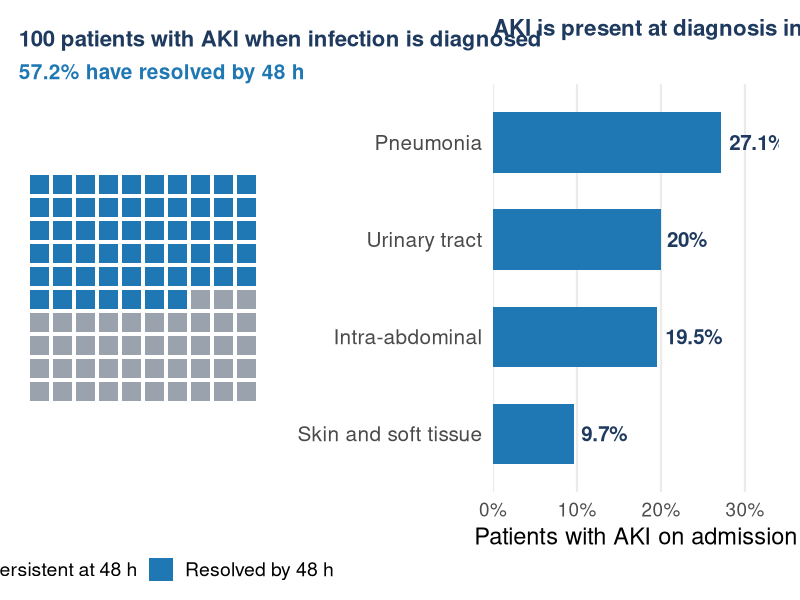

This chart was generated by the following R code:
# =============================================================================
# Slide 1. Admission AKI in infected patients resolves quickly (Crass 2019, CID).
# Published percentages only (abstract): AKI on admission in 27.1 % (pneumonia),
# 19.5 % (intra-abdominal), 20.0 % (urinary), 9.7 % (skin/soft tissue);
# of admission AKI, 57.2 % had resolved by 48 h. Icon array = 100 patients.
# =============================================================================
suppressPackageStartupMessages({library(dplyr); library(ggplot2); library(patchwork)})
col_blue <- "#1f77b4"; col_grey <- "#9aa3ad"; col_navy <- "#1f3a5f"; col_dark <- "#4a4a4a"; col_red <- "#b03a3a"
base_theme <- function(bs = 17) theme_minimal(base_size = bs) + theme(panel.grid.minor = element_blank(), plot.title = element_text(face = "bold", color = col_navy, size = bs * 0.95), plot.subtitle = element_text(color = col_dark, size = bs * 0.75), plot.margin = margin(8, 10, 8, 8))

# Left: icon array, 100 patients with AKI at the time infection is diagnosed
n_res <- 57   # 57.2 % rounded to whole patients
icons <- tibble(id = 1:100, x = (id - 1) %% 10, y = 9 - (id - 1) %/% 10,
                status = ifelse(id <= n_res, "Resolved by 48 h", "Persistent at 48 h"))
p1 <- ggplot(icons, aes(x, y, fill = status)) +
  geom_tile(width = 0.82, height = 0.82, color = NA) +
  scale_fill_manual(values = c("Resolved by 48 h" = col_blue, "Persistent at 48 h" = col_grey), name = NULL) +
  coord_equal() + theme_void(base_size = 17) +
  labs(title = "100 patients with AKI when infection is diagnosed",
       subtitle = "57.2% have resolved by 48 h") +
  theme(legend.position = "bottom", legend.text = element_text(size = 14),
        plot.title = element_text(face = "bold", color = col_navy, size = 16),
        plot.subtitle = element_text(color = col_blue, face = "bold", size = 15),
        plot.margin = margin(8, 14, 8, 8))

# Right: how common is AKI at presentation, by infection type
aki <- tribble(~site, ~pct,
  "Pneumonia", 27.1, "Urinary tract", 20.0, "Intra-abdominal", 19.5, "Skin and soft tissue", 9.7) |>
  mutate(site = factor(site, rev(site)))
p2 <- ggplot(aki, aes(pct, site)) +
  geom_col(fill = col_blue, width = 0.62) +
  geom_text(aes(label = paste0(pct, "%")), hjust = -0.15, size = 5.2, color = col_navy, fontface = "bold") +
  scale_x_continuous(limits = c(0, 34), expand = c(0, 0), labels = \(x) paste0(x, "%")) +
  labs(x = "Patients with AKI on admission", y = NULL,
       title = "AKI is present at diagnosis in 1 of 4 pneumonias") +
  base_theme(17) + theme(panel.grid.major.y = element_blank(), axis.text.y = element_text(size = 15, color = col_dark))

p <- p1 + p2 + plot_layout(widths = c(1, 1.15))
ggsave("figures/aki_resolution.png", p, width = 12.5, height = 5.6, dpi = 200, bg = "white")
